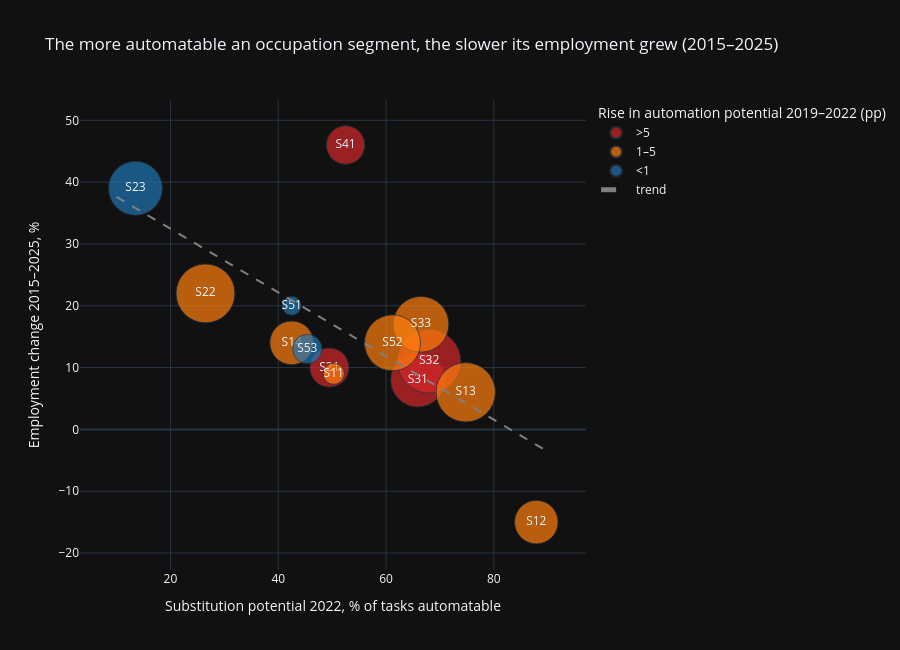

Notebook cell for this chart:
### Code cell
fig = px.scatter(seg, x="substitution_2022", y="change_pct", size="jobs_2025", color="rise_2019_2022_pp",
                 text="code", hover_name="segment", size_max=45, height=650,
                 category_orders={"rise_2019_2022_pp": [">5", "1–5", "<1"]},
                 color_discrete_map={">5": "#d62728", "1–5": "#ff7f0e", "<1": "#1f77b4"},
                 title="The more automatable an occupation segment, the slower its employment grew (2015–2025)",
                 labels={"substitution_2022": "Substitution potential 2022, % of tasks automatable",
                         "change_pct": "Employment change 2015–2025, %",
                         "rise_2019_2022_pp": "Rise in automation potential 2019–2022 (pp)"})
slope, intercept = np.polyfit(seg["substitution_2022"], seg["change_pct"], 1)   # линия тренда
xs = np.array([10, 90])
fig.add_scatter(x=xs, y=slope * xs + intercept, mode="lines",
                line=dict(dash="dash", color="grey"), name="trend")
fig.update_traces(textposition="middle center", selector=dict(mode="markers+text"))
fig.show()
fig.write_html("../output/charts/06_automation_vs_growth.html")

### Figure 1 — Plotly figure (JSON) as saved in the notebook; plotly's stock layout.template omitted (floating-point values rounded to 4 significant figures)
{"data": [{"hovertemplate": "<b>%{hovertext}</b><br><br>Rise in automation potential 2019–2022 (pp)=>5<br>Substitution potential 2022, % of tasks automatable=%{x}<br>Employment change 2015–2025, %=%{y}<br>jobs_2025=%{marker.size}<br>code=%{text}<extra></extra>", "hovertext": ["S21 Lebensmittel- und Gastgewerbeberufe", "S31 Handelsberufe", "S32 Berufe in Un.-führung und -organisation", "S41 IT- und naturwiss. Dienstleistungsberufe"], "legendgroup": ">5", "marker": {"color": "#d62728", "size": [1567190, 2995750, 4131080, 1512620], "sizemode": "area", "sizeref": 2040.0, "symbol": "circle"}, "mode": "markers+text", "name": ">5", "orientation": "v", "showlegend": true, "text": ["S21", "S31", "S32", "S41"], "x": [49.5, 65.9, 68.0, 52.5], "xaxis": "x", "y": [10, 8, 11, 46], "yaxis": "y", "type": "scatter", "textposition": "middle center"}, {"hovertemplate": "<b>%{hovertext}</b><br><br>Rise in automation potential 2019–2022 (pp)=1–5<br>Substitution potential 2022, % of tasks automatable=%{x}<br>Employment change 2015–2025, %=%{y}<br>jobs_2025=%{marker.size}<br>code=%{text}<extra></extra>", "hovertext": ["S11 Land-, Forst- und Gartenbauberufe", "S12 Fertigungsberufe", "S13 Fertigungstechnische Berufe", "S14 Bau- und Ausbauberufe", "S22 Med. u. nicht-med. Gesundheitsberufe", "S33 Unternehmensbez. Dienstleistungsberufe", "S52 Verkehrs- und Logistikberufe"], "legendgroup": "1–5", "marker": {"color": "#ff7f0e", "size": [465330, 1939380, 3598720, 1959120, 3543150, 3173250, 3203500], "sizemode": "area", "sizeref": 2040.0, "symbol": "circle"}, "mode": "markers+text", "name": "1–5", "orientation": "v", "showlegend": true, "text": ["S11", "S12", "S13", "S14", "S22", "S33", "S52"], "x": [50.3, 87.9, 74.8, 42.5, 26.5, 66.5, 61.2], "xaxis": "x", "y": [9, -15, 6, 14, 22, 17, 14], "yaxis": "y", "type": "scatter", "textposition": "middle center"}, {"hovertemplate": "<b>%{hovertext}</b><br><br>Rise in automation potential 2019–2022 (pp)=<1<br>Substitution potential 2022, % of tasks automatable=%{x}<br>Employment change 2015–2025, %=%{y}<br>jobs_2025=%{marker.size}<br>code=%{text}<extra></extra>", "hovertext": ["S23 Soziale/kulturelle Dienstleistungsberufe", "S51 Sicherheitsberufe", "S53 Reinigungsberufe"], "legendgroup": "<1", "marker": {"color": "#1f77b4", "size": [2969150, 368170, 885160], "sizemode": "area", "sizeref": 2040.0, "symbol": "circle"}, "mode": "markers+text", "name": "<1", "orientation": "v", "showlegend": true, "text": ["S23", "S51", "S53"], "x": [13.5, 42.5, 45.4], "xaxis": "x", "y": [39, 20, 13], "yaxis": "y", "type": "scatter", "textposition": "middle center"}, {"line": {"color": "grey", "dash": "dash"}, "mode": "lines", "name": "trend", "x": [10, 90], "y": [37.6, -3.573], "type": "scatter"}], "layout": {"xaxis": {"anchor": "y", "domain": [0.0, 1.0], "title": {"text": "Substitution potential 2022, % of tasks automatable"}}, "yaxis": {"anchor": "x", "domain": [0.0, 1.0], "title": {"text": "Employment change 2015–2025, %"}}, "legend": {"title": {"text": "Rise in automation potential 2019–2022 (pp)"}, "tracegroupgap": 0, "itemsizing": "constant"}, "title": {"text": "The more automatable an occupation segment, the slower its employment grew (2015–2025)"}, "height": 650}}
